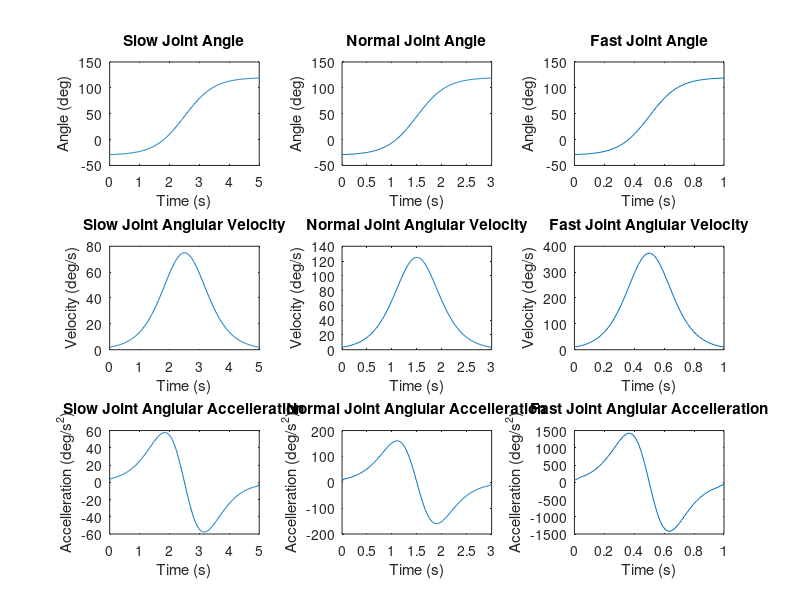
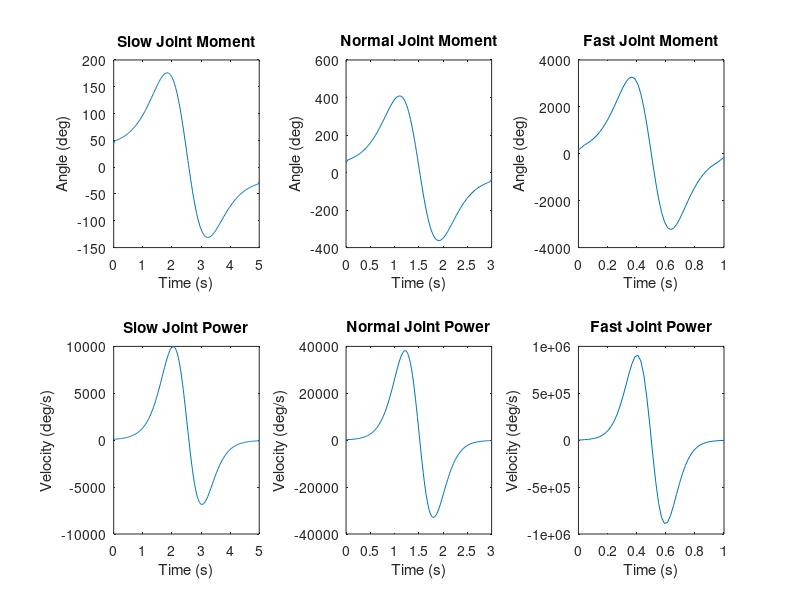
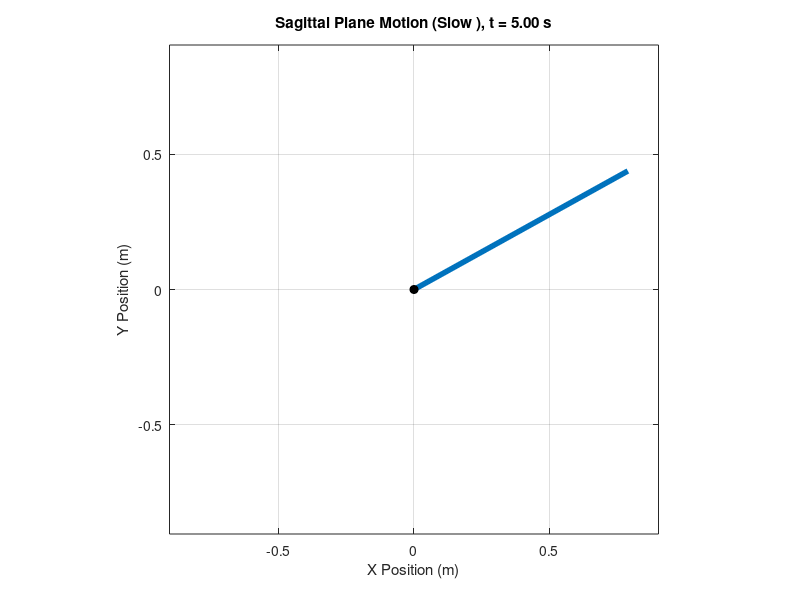

Recreate these plots in MATLAB, in order.
 %% BMEG301 Reverse Dynamic Solution For Device 3
% Authors: Bailey Phillips, Matthew Nuske, Oliver Michels, and Kyan Phillips

%% Assumptions

% The thigh is consider to be pivoted at the hip joint and has one DoF in flexion-extension. 
% Distal limb (shank) is fixed such that the longitudinal axis line up. 
% All other limbs can be ignored.

clc, clear

%% Parameters

% Subject Paramters
gender = 2; % 1 for female, 2 for male
weight = 85; % Total body mass of subject in 'kg'
height = 1.84; % Total body height of subject in 'm'


%% Segment Factor Tables

% Segment factors based of De lava Table
% [Mass factor   Length factor   COM factor  Radius of Gyration factor]

% Female factors
segment_table(1).factors = [ 
0.1478  368.5/1735  0.3612  0.369;  % Thigh (female)
0.0481  432.3/1735  0.4416  0.271   % Shank (female)
];

% Male factors
segment_table(2).factors = [
0.1416  422.2/1741  0.4095  0.329;  % Thigh (male)
0.0433  434.0/1741  0.4459  0.255   % Shank (male)
];  


%% TASK 1 
% Create Structures With All of The Model's Segment Details 

model(1).name = 'Thigh'; model(1).color = 'k';
model(2).name = 'Shank'; model(2).color = 'r';

table = sprintf('Part Name \t Mass (kg)\t Length (m)\t COM (m)\t RGyration (m)\t Inertia (kg.m^2)');
disp(table)

% Assumption: The distal limb (shank) is fixed such that longitudinal axes
% line up, thus all other limbs can be ignored
for part = 1:2

    model(part).mass = weight*segment_table(gender).factors(part,1);
    model(part).length = height*segment_table(gender).factors(part,2);
    model(part).com_local = model(part).length*segment_table(gender).factors(part,3);

   if part < 2
        model(part).com_from_O = model(part).com_local;
    else
        model(part).com_from_O = model(part).com_local + sum([model(1:part-1).length]);
    end
    model(part).rgyration = model(part).length*segment_table(gender).factors(part,4);
    model(part).inertia = model(part).mass*(model(part).rgyration).^2;
    
    t = sprintf('%s\t\t %.3f\t\t %.3f\t\t %.3f\t\t %.3f\t\t %.5f',model(part).name,...
        model(part).mass, model(part).length, model(part).com_local,...
        model(part).rgyration, model(part).inertia);
    disp(t)
end

% System Center of Mass
mass_system = sum([model(:).mass]);

% display system mass
disp(['System mass = ', num2str(mass_system), ' kg']);

r_num = [model(:).mass].*[model(:).com_from_O];
CoM_system = sum(r_num)/mass_system;
disp([newline, 'System center of mass position = ',num2str(CoM_system),' m']);

% System Inertia About The Hip
I_seg_o = [model(:).inertia] + [model(:).mass].*([model(:).com_from_O].^2);
Inertia_system = sum(I_seg_o);
disp(['System mass moment of inertia at O = ',num2str(Inertia_system),' kg.m^2']);

%% Simulation Parameters
fps = 50;                           % Frames per second 
                    % Motion duration in seconds

% These are the first things i saw for the rom of the thigh about the hip.
% we can change this if we find its different with more research - Oli
theta_min = -30 * (pi/180);           % Minimum angle at extension in rad
theta_max = 120 * (pi/180);         % Maximum angle at flexion in rad

%% TASK 2 & 3
durations=[5,3,1];

t_store = cell(length(durations),1);
theta_store = cell(length(durations),1);
omega_store = cell(length(durations),1);
alpha_store = cell(length(durations),1);
M_store = cell(length(durations),1);
P_store = cell(length(durations),1);

for i=1:length(durations)
    T_motion = durations(i);   
    % Simulation 
    Num_Frames = ceil(T_motion*fps);                        % Calculates number of frames in the simulation
    T_simulation = linspace(0, T_motion, Num_Frames);       % Creates a linearly spaced time vector for motion duration

    % Sigmoid Function To Calculate Joint Angle
    k = 10 / T_motion;                                                      % Steepness of sigmoid function (scales with the motion duration)
    s = 1 ./ (1 + exp(-k .* (T_simulation - (T_motion/2))));                % Sigmoid function
    theta = (theta_min + (theta_max - theta_min) .* s) .* (180/pi);         % Joint angle in degrees
    omega = gradient(theta,T_simulation);                                   % Angular velocity
    alpha = gradient(omega,T_simulation);                                   % Angular acceleration
    g = -9.81; % Gravity
    M_hip = (Inertia_system * alpha) - (g * CoM_system * mass_system * cosd(theta)); % Moment about Hip in Nm
    P = M_hip .* omega; % Joint power Watts

    t_store{i} = T_simulation;
    theta_store{i} = theta;
    omega_store{i} = omega;
    alpha_store{i} = alpha;
    M_store{i} = M_hip;
    P_store{i} = P;
end
%% Plotting Results
figure;
label = {'Slow ', 'Normal ', 'Fast '};

for i = 1:3
    % Joint Angle Over Time
    subplot(3, 3, i);
    plot(t_store{i}, theta_store{i});
    ylabel('Angle (deg)');
    xlabel('Time (s)')
    title([label{i} 'Joint Angle']);
    
    % Joint Angular Velocity Over Time
    subplot(3, 3, i + 3);
    plot(t_store{i}, omega_store{i})
    ylabel('Velocity (deg/s)');
    xlabel('Time (s)')
    title([label{i} 'Joint Anglular Velocity']);
    
    % Joint Angular Accelleration Over Time
    subplot(3, 3, i + 6);
    plot(t_store{i}, alpha_store{i});
    ylabel('Accelleration (deg/s^2)');
    xlabel('Time (s)')
    title([label{i} 'Joint Anglular Accelleration']);
end

figure;
for i = 1:3
    % Joint Moment Over Time
    subplot(2, 3, i);
    plot(t_store{i}, M_store{i});
    ylabel('Angle (deg)');
    xlabel('Time (s)')
    title([label{i} 'Joint Moment']);
    
    % Joint Power Over Time
    subplot(2, 3, i + 3);
    plot(t_store{i}, P_store{i})
    ylabel('Velocity (deg/s)');
    xlabel('Time (s)')
    title([label{i} 'Joint Power']);
    
end




caseNum = 1;              % 1 = slow, 2 = normal, 3 = fast
t1 = t_store{caseNum};
theta1 = theta_store{caseNum};

L = model(1).length + model(2).length;

figure

hLeg = plot([0 0], [0 -L], 'LineWidth', 4);
hold on
plot(0,0,'ko','MarkerFaceColor','k')
axis equal
axis([-L L -L L])
grid on
xlabel('X Position (m)')
ylabel('Y Position (m)')

for j = 1:length(t1)
    x = L * sind(theta1(j));
    y = -L * cosd(theta1(j));

    set(hLeg, 'XData', [0 x], 'YData', [0 y])
    title(sprintf('Sagittal Plane Motion (%s), t = %.2f s', label{caseNum}, t1(j)))

    drawnow
    pause(0.02)
end
